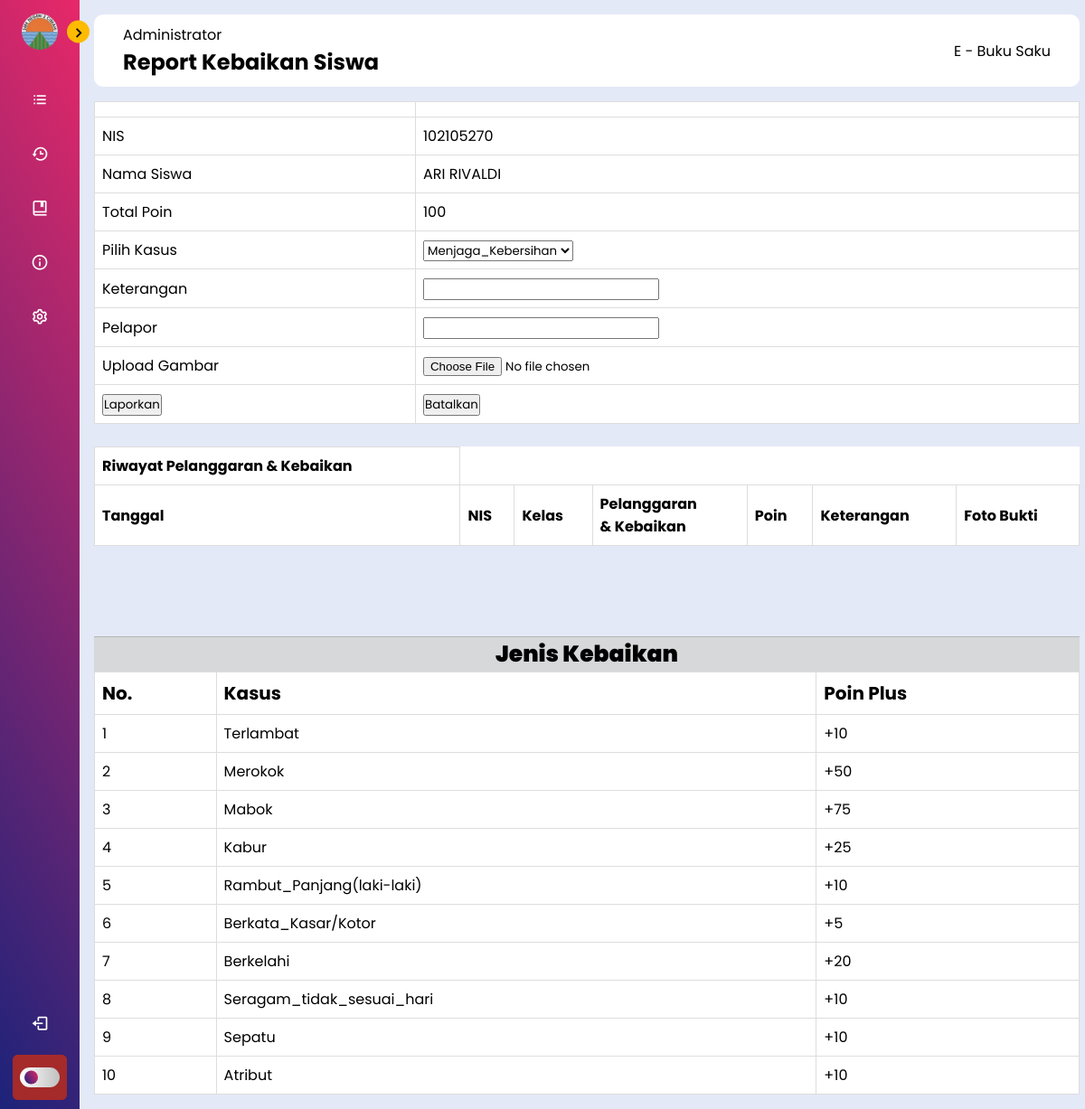
The page /High-Access/proses-baik.php?id=102105270 (signed in) on the database its author committed.
### tables this page shows
CREATE TABLE `siswa` (
  `nis` int(11) NOT NULL,
  `password` varchar(20) NOT NULL,
  `nama` varchar(100) NOT NULL,
  `tingkat` int(2) NOT NULL,
  `jurusan` varchar(30) NOT NULL,
  `kelas` varchar(2) NOT NULL,
  `jenis_kelamin` enum('L','P') NOT NULL,
  `poin` int(5) NOT NULL,
  `batas_minus` int(11) NOT NULL
);

CREATE TABLE `tb_kasus` (
  `id_kasus` int(3) NOT NULL,
  `jenis_kasus` varchar(50) NOT NULL,
  `poin` int(11) NOT NULL
);

### High-Access/proses-baik.php (the view, shortened to what this page needs)
<!DOCTYPE html>
<html lang="en">
<head>
    <link rel="stylesheet" href="styleBar.css">
    <link href='https://unpkg.com/boxicons@2.1.4/css/boxicons.min.css' rel='stylesheet'>
    <link rel="stylesheet" href="https://cdnjs.cloudflare.com/ajax/libs/
    font-awesome/6.4.0/css/all.min.css">
    <link rel="stylesheet" href="https://cdn.datatables.net/1.13.7/css/jquery.dataTables.min.css">
</head>
<body>
        <?php
        include "koneksi.php";
        $id=$_GET['id'];
        $sql=mysqli_query($conn, "SELECT * FROM siswa WHERE nis=$id");
        $sql_kasus=mysqli_query($conn, "SELECT * FROM tb_kasus_plus");
        ?>
    <nav class="sidebar close">
        <header>
            <div class="image-text">
                <span class="image">
                    <img src="../img/smkn2cmi.png" alt="logo">
                </span>
            </div>
            <i class='bx bx-chevron-right toggle'></i>
        </header>
        <div class="menu-bar">
        <div class="menu">
                <ul class="menu-link">
                    <li class="nav-link">
                        <a href="admin-buksak.php">
                            <i class='bx bx-list-ul icon'></i>
                        </a>
                    </li>
                    <li class="nav-link">
                        <a href="data-kasus.php">
                            <i class='bx bx-history icon'></i>
                        </a>
                    </li>
                    <li class="nav-link">
                        <a href="pedoman.php">
                            <i class='bx bx-book-bookmark icon'></i>
                        </a>
                    </li>
                    <li class="nav-link">
                        <a href="credit-buksak.php">
                        <i class='bx bx-info-circle icon'></i>
                        </a>
                    </li>
                    <li class="nav-link">
                        <a href="admin-settings.php">
                            <i class='bx bx-cog icon'></i>
                        </a>
                    </li>
                </ul>
            </div>
            <div class="bottom-content">
                <li class="">
                <a href="../index.php">
                        <i class='bx bx-log-out icon'></i>
                    </a>
                </li>
                <li class="mode">
                    <div class="moon-sun">
                    </div>
                    <div class="toggle-switch">
                        <span class="switch"></span>
                    </div>
                </li>
            </div>
        </div>
    </nav>
    <div class="main--content">
        <div class="header--wrapper">
            <div class="header--title">
                <span>Administrator</span>
                <h2>Report Kebaikan Siswa</h2>
            </div>
            <div class="header--title">
                <span>E - Buku Saku</span>
            </div>
        </div>
  <div>
  <form action="proses-plus.php" method="POST" enctype="multipart/form-data">
      <table>
      <tr>
                  <td></td>
                  <td><input type="hidden" name="id" value=<?=$id?>></td>
              </tr>
      <tr>
              <td>NIS</td>
              <td><?php foreach ($sql as $nis) :?><?=$nis["nis"]; ?><?php endforeach;?></td>
          </tr>
          <tr>
              <td>Nama Siswa</td>
              <td><?php foreach ($sql as $nama) :?><?=$nama["nama"]; ?><?php endforeach;?></td>
          </tr>
          <tr>
              <td>Total Poin</td>
              <td><?php foreach ($sql as $poin) :?><?=$poin["poin"]; ?><?php endforeach;?></td>
          </tr>
          <tr>
              <td>Pilih Kasus</td>
              <td>
              <select name="kasus">
                      <?php foreach ($sql_kasus as $row) :?>
                          <option value=<?= $row["jenis_kasus"];?>><?= $row["jenis_kasus"];?></option>
                          <?php endforeach;?>
                      </select>
              </td>
          </tr>
          <tr>
              <td>Keterangan</td>
              <td><input type="text" name="keterangan"></td>
          </tr>
          <tr>
              <td>Pelapor</td>
              <td><input type="text" name="pelapor"></td>
          </tr>
          <tr>
          <td>Upload Gambar</td>
          <td><input type="file" name="file"></td>
        </tr>
          <tr>
              <td><input type="submit" name="lapor_2" value="Laporkan" ?id=<?= $id?> onclick="return confirm ('Yakin untuk melaporkan?');"></td>
              <td><input type="submit" name="batalkan" value="Batalkan"></td>
          </tr>
      </table><br>
      <table>
        <tr>
          <td><b>Riwayat Pelanggaran & Kebaikan</b></td>
        </tr>
        <tr>
            <td><b>Tanggal</b></td>
            <td><b>NIS</b></td>
            <td><b>Kelas</b></td>
            <td><b>Pelanggaran <br> & Kebaikan</b></td>
            <td><b>Poin</b></td>
            <td><b>Keterangan</b></td>
            <td><b>Foto Bukti</b></td>
        </tr>
      </table>
      <?php
    include 'koneksi.php';
    $sql = "SELECT * FROM tb_kasus";
    $pelanggaran = mysqli_query($conn, $sql);
    ?>
      <div class="jenis-kasus">
      <p class="judul">Jenis Kebaikan</p>
      <div class="row">
        <div>
          <table class="table-3 table table-striped" style="width: 100%;">
          <thead>
            <tr style="font-size: 20px;">
              <td><b>No.</b></td>
              <td><b>Kasus</b></td>
              <td><b>Poin Plus</b></td>
            </tr>
          </thead>
          <tbody>
            <?php foreach ($pelanggaran as $item) : ?>
                <tr>
                    <td><?= $item["id_kasus"];  ?></td>
                    <td><?= $item["jenis_kasus"];  ?></td>
                    <td>+<?= $item["poin"];  ?></td>
                </tr>
            <?php endforeach; ?>
          </tbody>
          </table>
        </div>
      </div>
  </form>
  </div>
        </div>
</body>
</html>

### High-Access/styleBar.css (style rules this page uses)
* { font-family: 'Poppins', sans-serif; margin: 0; padding: 0; box-sizing: border-box; }
:root { --body-color: #E4E9F7; --sidebar-color: linear-gradient(240deg, rgb(231, 40, 104),rgb(28, 35, 122)); --primary-color: rgb(255, 187, 0); --primary-color-light: brown; --toggle-color: linear-gradient(270deg, silver, white); --text-color: #fff; --tran-02: all .2s ease; --tran-03: all .3s ease; --tran-04: all .4s ease; --tran-05: all .5s ease; }
body { height: 100vh; background: var(--body-color); transition: var(--tran-05); }
.sidebar { position: fixed; top: 0; left: 0; height: 100%; width: 250px; padding: 10px 14px; background: var(--sidebar-color); transition: var(--tran-05); z-index: 100; }
.sidebar.close { width: 88px; }
.sidebar .image { min-width: 60px; display: flex; align-items: center; justify-content: center; }
.sidebar li { height: 50px; margin-top: 10px; list-style: none; display: flex; align-items: center; }
.sidebar li .icon { display: flex; align-items: center; justify-content: center; min-width: 60px; font-size: 20px; }
.sidebar li .icon, .sidebar li .text { color: var(--text-color); transition: var(--tran-02); }
.sidebar .image-text img { width: 40px; border-radius: 6px; }
.sidebar header { position: relative; }
.sidebar header .image-text { display: flex; align-items: center; }
.sidebar header .toggle { position: absolute; top: 50%; right: -25px; transform: translateY(-50%) rotate(180deg); height: 25px; width: 25px; background: var(--primary-color); display: flex; align-items: center; justify-content: center; border-radius: 50%; color: var(--sidebar-color); font-size: 22px; transition: var(--tran-02); }
.sidebar.close header .toggle { transform: translateY(-50%); }
.sidebar .menu { margin-top: 15px; }
.sidebar li a { height: 100%; width: 100%; display: flex; align-items: center; text-decoration: none; border-radius: 6px; transition: var(--tran-04); }
.sidebar .menu-bar { height: calc(100% - 50px); display: flex; flex-direction: column; justify-content: space-between; }
.menu-bar .mode { position: relative; border-radius: 6px; background: var(--primary-color-light); }
.menu-bar .mode .moon-sun { height: 50px; width: 60px; display: flex; align-items: center; }
.menu-bar .mode .toggle-switch { position: absolute; right: 0; display: flex; align-items: center; justify-content: center; height: 100%; min-width: 60px; cursor: pointer; border-radius: 6px; background: var(--primary-color-light); transition: var(--tran-05); }
.toggle-switch .switch { position: relative; height: 22px; width: 44px; border-radius: 25px; background: var(--toggle-color); transition: var(--tran-05); }
.switch::before { content: ''; position: absolute; height: 15px; width: 15px; border-radius: 50%; top: 50%; left: 5px; transform: translateY(-50%); background: var(--sidebar-color); transition: var(--tran-03); }
.main--content { position: relative; width: 93.5%; margin-left: 88px; padding: 1rem; }
.header--wrapper { display: flex; justify-content: space-between; align-items: center; flex-wrap: wrap; background: #fff; border-radius: 10px; padding: 10px 2rem; margin-bottom: 1rem; }
.header--title { color: linear-gradient(brown, chocolate); }
table { font-family: arial, sans-serif; border-collapse: collapse; width: 100%; background-color: white; }

### High-Access/proses-baik.php (style rules this page uses)
td, th { border: 1px solid #dddddd; text-align: left; padding: 8px; }
.judul { background-color: #d7d8da; text-align: center; font-weight: 900; font-size: 25px; margin-top: 100px; margin-bottom: -1px; border-top: 1px solid #b5b6b7; border-bottom: 1px solid #b5b6b7; }

### rows shown on the page
siswa: nis "102105270", nama "ARI RIVALDI", poin "100"
tb_kasus: id_kasus "1", jenis_kasus "Terlambat", poin "10"
tb_kasus: id_kasus "2", jenis_kasus "Merokok", poin "50"
tb_kasus: id_kasus "3", jenis_kasus "Mabok", poin "75"
tb_kasus: id_kasus "4", jenis_kasus "Kabur", poin "25"
tb_kasus: id_kasus "5", jenis_kasus "Rambut_Panjang(laki-laki)", poin "10"
tb_kasus: id_kasus "6", jenis_kasus "Berkata_Kasar/Kotor", poin "5"
tb_kasus: id_kasus "7", jenis_kasus "Berkelahi", poin "20"
tb_kasus: id_kasus "8", jenis_kasus "Seragam_tidak_sesuai_hari", poin "10"
tb_kasus: id_kasus "9", jenis_kasus "Sepatu", poin "10"
tb_kasus: id_kasus "10", jenis_kasus "Atribut", poin "10"

### other values the page prints
form field kasus "Menjaga_Kebersihan"
